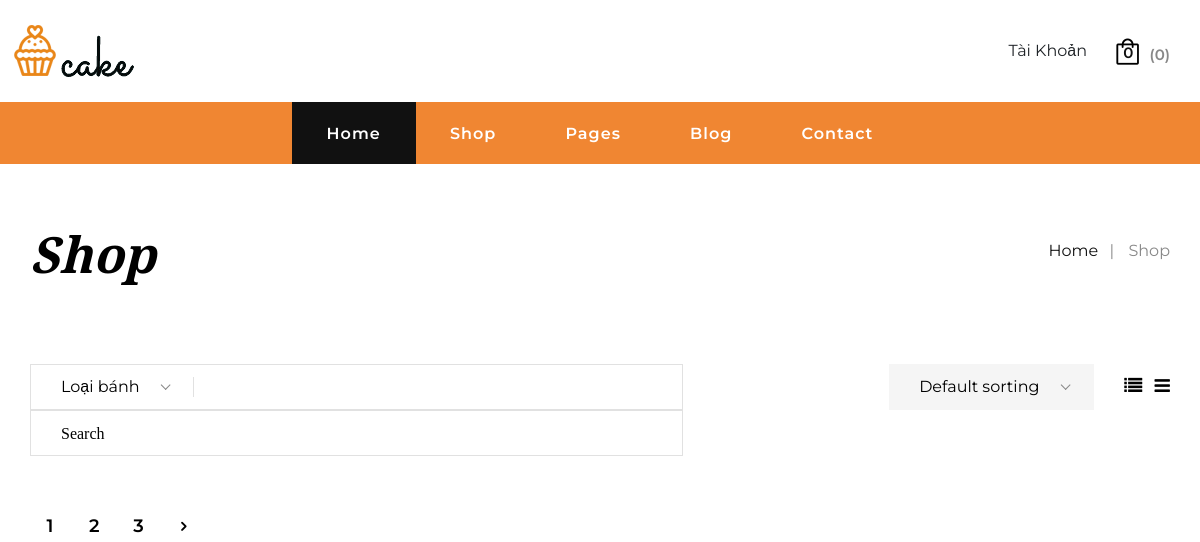
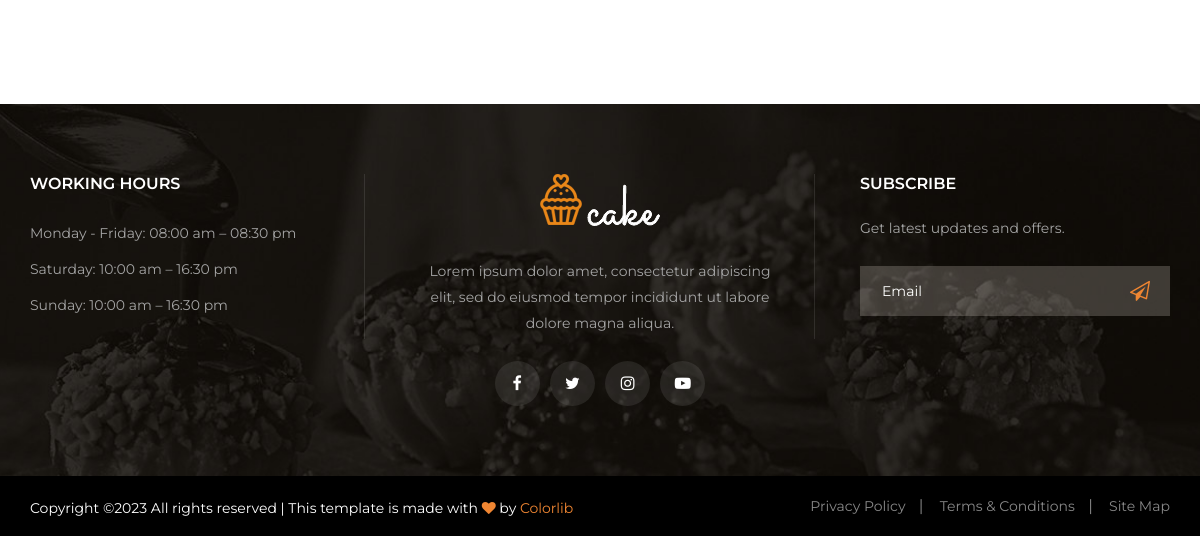
The page /cake-main/list_product.php on the database as committed earlier (2 pictures, top to bottom).
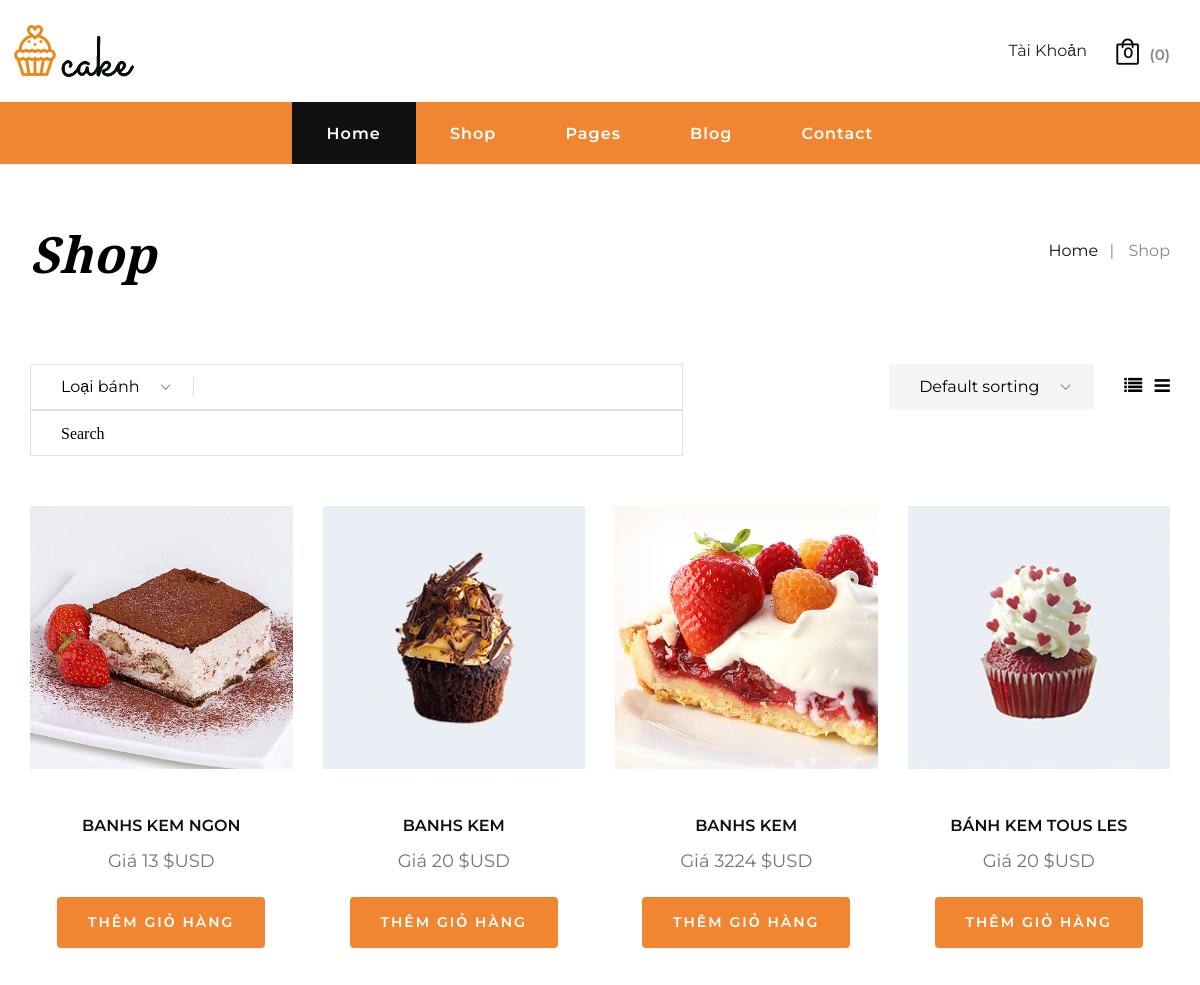
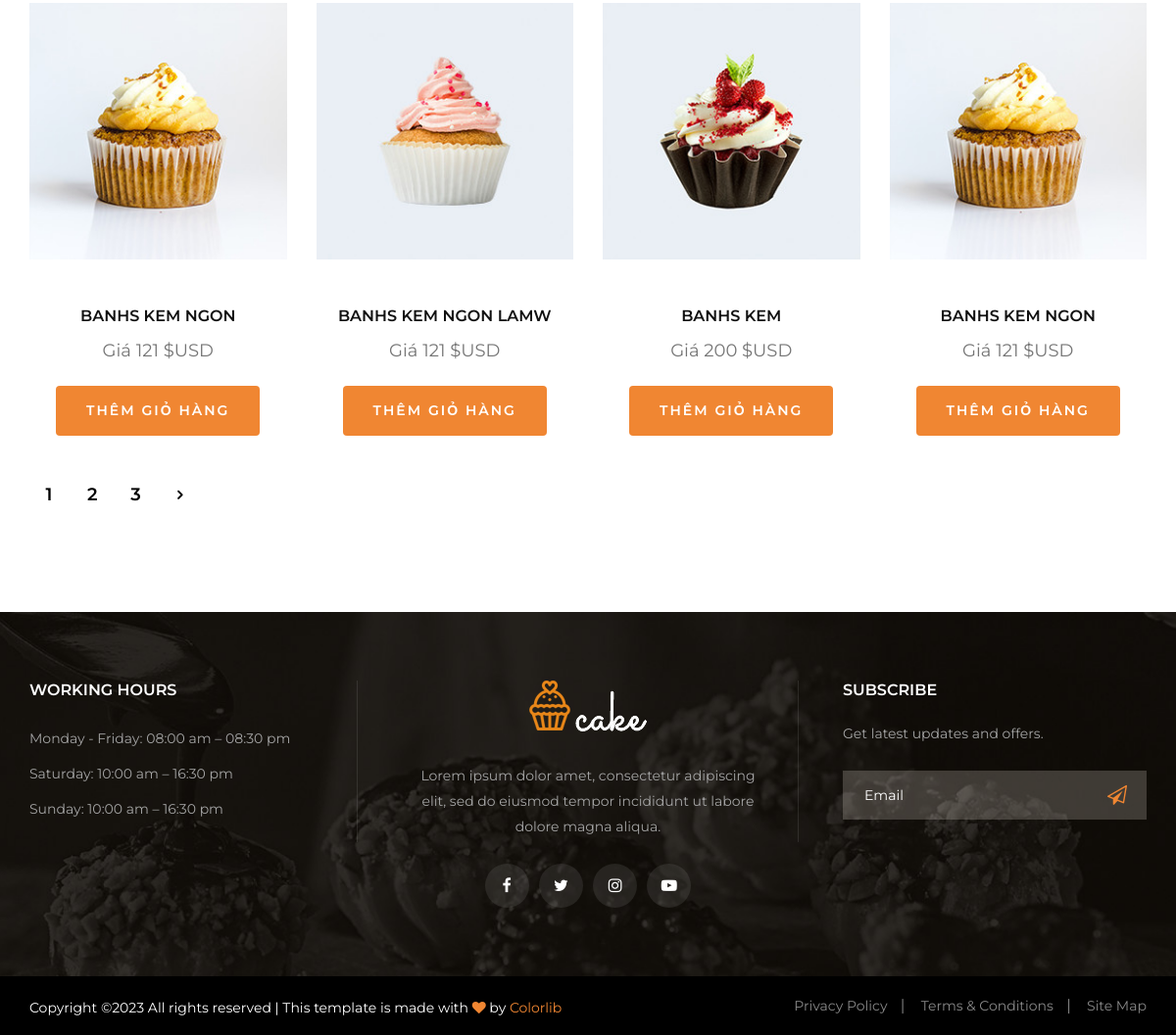
The same page on the database as committed later (2 pictures, top to bottom).
### tables this page shows
CREATE TABLE `products` (
  `ProductId` int(11) NOT NULL,
  `Name` varchar(255) NOT NULL,
  `Image` varchar(255) NOT NULL,
  `Quantity` int(11) NOT NULL,
  `Description` text NOT NULL,
  `BuyPrice` float NOT NULL,
  `SellPrice` float NOT NULL,
  `Status` tinyint(1) NOT NULL DEFAULT 1,
  `CountView` int(11) NOT NULL DEFAULT 0,
  `CategoriId` int(11) NOT NULL,
  `BrandId` int(11) NOT NULL
);

### cake-main/list_product.php (the view, shortened to what this page needs)
<?php
include($_SERVER['DOCUMENT_ROOT'] . "/cake-main/inc/header.php");
include($_SERVER['DOCUMENT_ROOT'] . "/database/connect.php");
$query = "SELECT *FROM Products where status = 1 order by CountView desc";
$Products = mysqli_query($conn, $query);
?>
<div class="breadcrumb-option">
    <div class="container">
        <div class="row">
            <div class="col-lg-6 col-md-6 col-sm-6">
                <div class="breadcrumb__text">
                    <h2>Shop</h2>
                </div>
            </div>
            <div class="col-lg-6 col-md-6 col-sm-6">
                <div class="breadcrumb__links">
                    <a href="./index.php">Home</a>
                    <span>Shop</span>
                </div>
            </div>
        </div>
    </div>
</div>
<section class="shop spad">
    <div class="container">
        <div class="shop__option">
            <div class="row">
                <div class="col-lg-7 col-md-7">
                    <div class="shop__option__search">
                        <form action="" method="GET">
                        </form>
                        <form action="search_product.php?key=" method="GET">
                            <input type="text" placeholder="Search" name="key" class="fa fa-search">
                        </form>
                    </div>
                </div>
                <div class="col-lg-5 col-md-5">
                    <div class="shop__option__right">
                        <div class="nice-select" tabindex="0"><span class="current">Default sorting</span>
                        </div>
                        <a href="#"><i class="fa fa-list"></i></a>
                        <a href="#"><i class="fa fa-reorder"></i></a>
                    </div>
                </div>
            </div>
        </div>
        <div class="row">
            <?php foreach ($Products as $key => $value) : ?>
                <div class="col-lg-3 col-md-6 col-sm-6">
                    <div class="product__item">
                        <div class="product__item__pic set-bg">
                            <a href="product_detail.php?id=<?php echo $value['ProductId'] ?> ">
                                <img src="..//admin//uploads//<?php echo $value['Image'] ?>" alt="Chi tiết sản phẩm">
                            </a>
                        </div>
                        <div class="product__item__text">
                            <h6> <a href="product_detail.php?id=<?php echo $value['ProductId'] ?>"><?php echo $value['Name'] ?></a></h6>
                            <h5>Giá <?php echo $value['SellPrice'] . ' $USD' ?></h5>
                            <div>
                                <button class="btn primary-btn mt-4">
                                    <a style="color: white" href="cart.php?id=<?php echo $value['ProductId'] ?>">Thêm giỏ hàng</a>
                                </button>
                            </div>
                        </div>
                    </div>
                </div>
            <?php endforeach; ?>
        </div>
        <div class="shop__last__option">
            <div class="row">
                <div class="col-lg-6 col-md-6 col-sm-6">
                    <div class="shop__pagination">
                        <a href="#">1</a>
                        <a href="#">2</a>
                        <a href="#">3</a>
                        <a href="#"><span class="arrow_carrot-right"></span></a>
                    </div>
                </div>
                <div class="col-lg-6 col-md-6 col-sm-6">
                </div>
            </div>
        </div>
    </div>
</section>
<?php
include($_SERVER["DOCUMENT_ROOT"] . '/cake-main/inc/footer.php');
?>

### cake-main/inc/header.php (shortened to what this page needs)
<?php
$cart = (isset($_SESSION['cart'])) ? $_SESSION['cart'] : [];
$user = ((isset($_SESSION['user']))) ? $_SESSION['user'] : [];
?>
<!DOCTYPE html>
<html lang="zxx">
<head>
    <link rel="stylesheet" href="css/bootstrap.min.css" type="text/css">
    <link rel="stylesheet" href="css/flaticon.css" type="text/css">
    <link rel="stylesheet" href="css/barfiller.css" type="text/css">
    <link rel="stylesheet" href="css/magnific-popup.css" type="text/css">
    <link rel="stylesheet" href="css/font-awesome.min.css" type="text/css">
    <link rel="stylesheet" href="css/elegant-icons.css" type="text/css">
    <link rel="stylesheet" href="css/nice-select.css" type="text/css">
    <link rel="stylesheet" href="css/owl.carousel.min.css" type="text/css">
    <link rel="stylesheet" href="css/slicknav.min.css" type="text/css">
    <link rel="stylesheet" href="css/style.css" type="text/css">
</head>
<body>
    <header class="header">
        <div class="header__top">
            <div class="container">
                <div class="row">
                    <div class="col-lg-12">
                        <div class="header__top__inner">
                            <div class="header__logo" style="left: 5%;">
                                <a href="./index.html"><img src="img/logo.png" alt=""></a>
                            </div>
                            <div class="header__top__right">
                                <div class="header__top__right__links">
                                    <ul class="nav navbar-nav navbar-right">
                                        <?php if (isset($user['Email'])) { ?>
                                            <div class="dropdown show">
                                                <a class="btn btn-secondary dropdown-toggle" href="#" role="button" id="dropdownMenuLink" data-toggle="dropdown" aria-haspopup="true" aria-expanded="false">
                                                <?php echo $user['Fullname'] ?>
                                                </a>
                                                <ul class="dropdown-menu">
                                                    <li><a href="register.php">Đăng Ký</a></li>
                                                    <li><a href="login.php">Đăng Nhập</a></li>
                                                </ul>
                                            </div>
                                        <?php } else { ?>
                                            <li class="dropdown">
                                                <span>Tài Khoản</span>
                                            </li>
                                        <?php } ?>
                                    </ul>
                                </div>
                                <div class="header__top__right__cart">
                                    <a href="#"><img src="img/icon/cart.png" alt=""> <span>0</span></a>
                                    <div class="cart__price">(<?php echo count($cart) ?>)</div>
                                </div>
                            </div>
                        </div>
                    </div>
                </div>
            </div>
        </div>
        <div class="container">
            <div class="row">
                <div class="col-lg-12">
                    <nav class="header__menu mobile-menu">
                        <ul>
                            <li class="active"><a href="./index.php">Home</a></li>
                            <li><a href="./list_product.php">Shop</a></li>
                            <li><a href="#">Pages</a>
                            </li>
                            <li><a href="./blog.html">Blog</a></li>
                            <li><a href="./contact.html">Contact</a></li>
                        </ul>
                    </nav>
                </div>
            </div>
        </div>
    </header>

### cake-main/inc/footer.php (shortened to what this page needs)
    <footer class="footer set-bg" data-setbg="img/footer-bg.jpg">
        <div class="container">
            <div class="row">
                <div class="col-lg-4 col-md-6 col-sm-6">
                    <div class="footer__widget">
                        <h6>WORKING HOURS</h6>
                        <ul>
                            <li>Monday - Friday: 08:00 am – 08:30 pm</li>
                            <li>Saturday: 10:00 am – 16:30 pm</li>
                            <li>Sunday: 10:00 am – 16:30 pm</li>
                        </ul>
                    </div>
                </div>
                <div class="col-lg-4 col-md-6 col-sm-6">
                    <div class="footer__about">
                        <div class="footer__logo">
                            <a href="#"><img src="img/footer-logo.png" alt=""></a>
                        </div>
                        <p>Lorem ipsum dolor amet, consectetur adipiscing elit, sed do eiusmod tempor incididunt ut
                        labore dolore magna aliqua.</p>
                        <div class="footer__social">
                            <a href="#"><i class="fa fa-facebook"></i></a>
                            <a href="#"><i class="fa fa-twitter"></i></a>
                            <a href="#"><i class="fa fa-instagram"></i></a>
                            <a href="#"><i class="fa fa-youtube-play"></i></a>
                        </div>
                    </div>
                </div>
                <div class="col-lg-4 col-md-6 col-sm-6">
                    <div class="footer__newslatter">
                        <h6>Subscribe</h6>
                        <p>Get latest updates and offers.</p>
                        <form action="#">
                            <input type="text" placeholder="Email">
                            <button type="submit"><i class="fa fa-send-o"></i></button>
                        </form>
                    </div>
                </div>
            </div>
        </div>
        <div class="copyright">
            <div class="container">
                <div class="row">
                    <div class="col-lg-7">
                        <p class="copyright__text text-white">
                          Copyright &copy;<script>document.write(new Date().getFullYear());</script> All rights reserved | This template is made with <i class="fa fa-heart" aria-hidden="true"></i> by <a href="https://colorlib.com" target="_blank">Colorlib</a>
                      </p>
                  </div>
                  <div class="col-lg-5">
                    <div class="copyright__widget">
                        <ul>
                            <li><a href="#">Privacy Policy</a></li>
                            <li><a href="#">Terms & Conditions</a></li>
                            <li><a href="#">Site Map</a></li>
                        </ul>
                    </div>
                </div>
            </div>
        </div>
    </div>
</footer>
</body>
</html>

Rows that differ between the two databases and show on the page:
added products: Image (picture), Name "BANHS KEM NGON", SellPrice "13"
added products: Image (picture), Name "BANHS KEM", SellPrice "20"
added products: Image (picture), Name "BANHS KEM", SellPrice "3224"
added products: Image (picture), Name "BÁNH KEM TOUS LES", SellPrice "20"
added products: Image (picture), Name "BANHS KEM NGON", SellPrice "121"
added products: Image (picture), Name "BANHS KEM NGON LAMW", SellPrice "121"
added products: Image (picture), Name "BANHS KEM", SellPrice "200"
added products: Image (picture), Name "BANHS KEM NGON", SellPrice "121"
